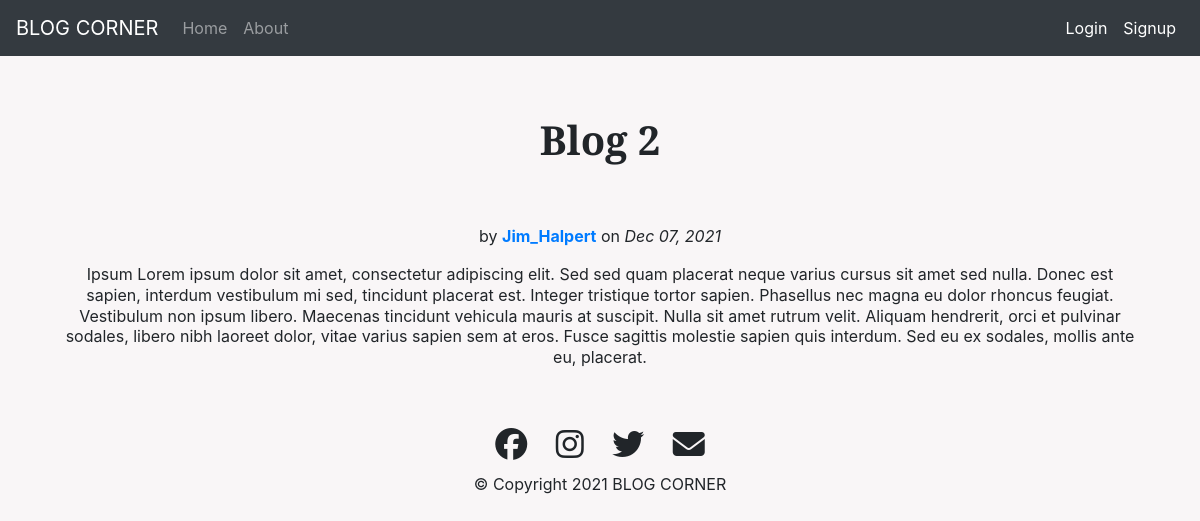
The app's page /blog/post/2/ with its own data.
### blog/models.py (models this page shows, shortened)
class Post(models.Model):
    title=models.CharField(max_length=100)
    content=models.TextField()
    date_posted=models.DateTimeField(auto_now_add=True)
    author=models.ForeignKey(User, on_delete=models.CASCADE)

### blog/views.py (the view)
# urls.py: path('post/<int:pk>/',PostDetailView.as_view(),name='post-detail'),
class PostDetailView(DetailView):
    model=Post

### blog/templates/blog/post_detail.html (shortened to what this page needs)
{% extends 'blog/base.html' %}
{% block content %}
<h1 class="home-header">{{object.title}}</h1>
<p>by <strong><a href="{% url 'user-posts' object.author.username %}" class='author-link'>{{object.author}}</a></strong> on <em>{{object.date_posted|date:"M d, Y"}}</em></p>
<div class="about-content">
  {{object.content}}
</div>
{% endblock content %}

### blog/static/blog/styles.css (style rules this page uses)
body { text-align: center; background-color: #F9F6F7; }
.about-content { line-height: 1.3rem; margin: auto; text-align: center; width: 90%; }
.home-header { font-family: 'Playfair Display', serif; font-weight: bold; padding: 5% 0 1%; margin-bottom: 4%; }

### records on screen
Post: title "Blog 2", author "Jim_Halpert", date_posted "Dec 07, 2021", content "Ipsum Lorem ipsum dolor sit amet, consectetur adipiscing elit. Sed sed quam placerat neque varius cursus sit amet sed nulla. Donec est sapien, interdum vestibulum mi sed, tincidunt placerat est. Integer tristique tortor sapien. Phasellus nec magna eu dolor rhoncus feugiat. Vestibulum non ipsum libero. Maecenas tincidunt vehicula mauris at suscipit. Nulla sit amet rutrum velit. Aliquam hendrerit, orci et pulvinar sodales, libero nibh laoreet dolor, vitae varius sapien sem at eros. Fusce sagittis molestie sapien quis interdum. Sed eu ex sodales, mollis ante eu, placerat."
